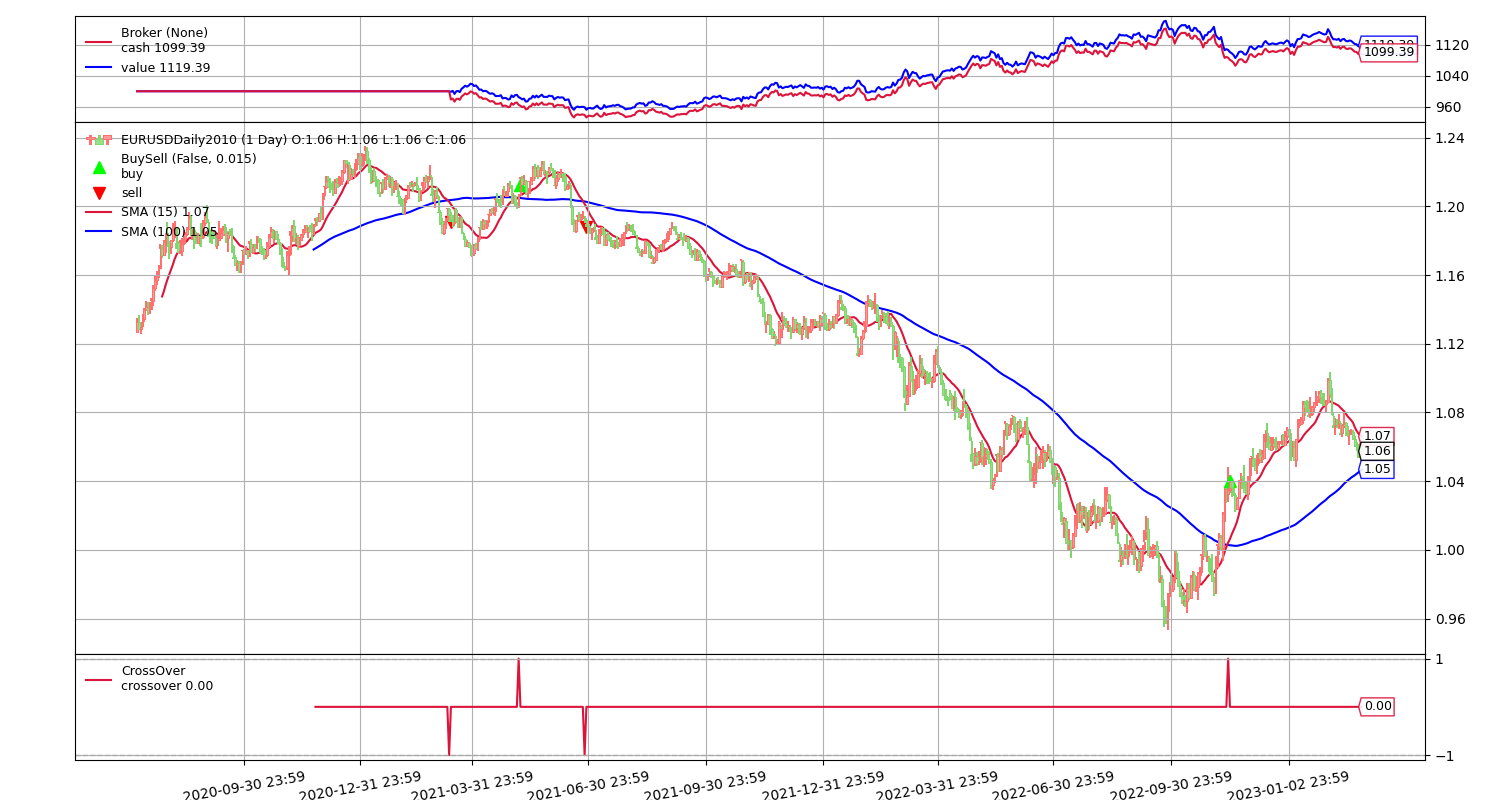

Recreate this plot in Python.
import backtrader as bt
from datetime import datetime
import pandas as pd
import matplotlib.pyplot as plt
plt.rcParams["figure.figsize"] = (15,8)

cerebro = bt.Cerebro(stdstats=False)
cerebro.addobserver(bt.observers.BuySell)
cerebro.addobserver(bt.observers.Broker)

data = bt.feeds.GenericCSVData(
    dataname='dataMT5/EURUSDDaily2010.csv',
    nullvalue=0.0,
    timeframe=bt.TimeFrame.Days, 
    compression=1,
    fromdate=datetime(2020, 7, 8, 00, 00, 00),
    todate=datetime(2023, 3, 1, 00, 00, 00),
    dtformat=('%Y.%m.%d'),

    open=1,
    high=2,
    low=3,
    close=4,
    volume=5,
    openinterest=-1
)

cerebro.adddata(data)

class DualMovingAverageStrategy(bt.Strategy):
    '''This strategy buys/sells upong the short moving average crossing
    upwards/downwards long moving average.
    '''
    params = dict(
        period_short=15,
        period_long=100,
        stake=1000,
    )

    def __init__(self):
        # To control operation entries
        self.orderid = None

        # Compute long and short moving averages
        smavg = bt.ind.SMA(period=self.p.period_short)
        lmavg = bt.ind.SMA(period=self.p.period_long)

        # Go long when short moving average is above long moving average
        self.signal = bt.ind.CrossOver(smavg, lmavg)

    def next(self):
        if self.signal > 0.0:  # cross upwards
            if self.position:
                self.close()
            self.orderid = self.buy(size=self.p.stake)

        elif self.signal < 0.0:
            if self.position:
                self.close()
            self.orderid = self.sell(size=self.p.stake)

cerebro.broker.setcash(1000.0)
cerebro.broker.setcommission(commission=0.0, margin=0.02)
cerebro.broker.set_slippage_perc(perc=0.005)

cerebro.addanalyzer(bt.analyzers.AnnualReturn, _name='_AnnualReturn')

cerebro.addstrategy(DualMovingAverageStrategy)

result = cerebro.run()
strat = result[0]
print("--------------- AnnualReturn -----------------")
print(strat.analyzers._AnnualReturn.get_analysis())

AnReturn = strat.analyzers._AnnualReturn.get_analysis()
df = pd.DataFrame(AnReturn.values(), index=AnReturn.keys()).reset_index()
df.columns=['Year', 'AnnualReturn']
df.to_csv('DemoDMA.csv', index=False)

print(f'Final Portfolio Value: {cerebro.broker.getvalue():.2f}')

figure = cerebro.plot(style='candlestick', volume=False,
                      barup = '#ff9896', bardown='#98df8a',
                      tickrotation=10, )[0][0]

figure.savefig('DemoDMA.png')